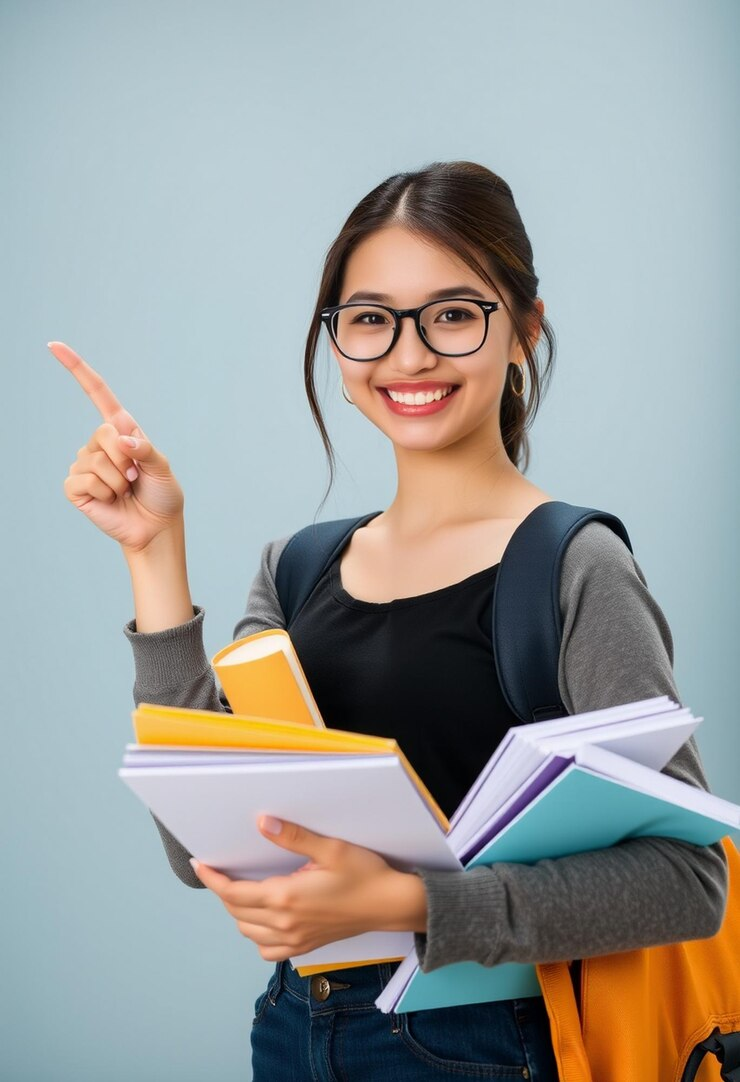
#> input picture Dataset/AI Image/AI_image_001.jpg, 740 x 1082 px; its folder holds only this picture in this run
$ jupyter execute --allow-errors Real_vs_Image_Classification_fix.ipynb
#> lines starting #> are read from the running program, lines starting #| are printed output that depends on the picture
Import Library

[cell 1]
# Import library
from google.colab import drive
from pathlib import Path
import os
import cv2
import matplotlib.pyplot as plt
from glob import glob
import numpy as np
from skimage.feature import hog
from skimage.feature import local_binary_pattern
from sklearn.preprocessing import LabelEncoder
from sklearn.model_selection import train_test_split
from sklearn.svm import SVC
from sklearn.preprocessing import StandardScaler
from sklearn.pipeline import Pipeline
from sklearn.metrics import classification_report, confusion_matrix, accuracy_score
import seaborn as sns
import pickle

Load Dataset

[cell 2]
# 1. Fungsi untuk Mount Google Drive dan Mengatur Path Dataset
def mount_drive_and_load_paths():
    drive.mount('/content/drive')

    # Tentukan base path folder dataset
    base_path = Path('/content/drive/MyDrive/Klasifikasi Gambar Nyata atau AI')

    # Kembalikan path ke folder AI dan Real
    return base_path / 'AI Image', base_path / 'Real Image'

# 2. Fungsi untuk Mengambil Semua Path Gambar
def load_image_paths(ai_path, real_path):
    # Ambil semua path gambar AI dan urutkan
    ai_images = sorted(glob(str(ai_path / '*')))

    # Ambil semua path gambar Real dan urutkan
    real_images = sorted(glob(str(real_path / '*')))

    return ai_images, real_images

# 3. Fungsi untuk Menampilkan Informasi Jumlah Dataset
def show_dataset_info(ai_images, real_images):
    print(f"Jumlah Gambar AI   : {len(ai_images)}")
    print(f"Jumlah Gambar Real : {len(real_images)}")
    print(f"Total Gambar       : {len(ai_images) + len(real_images)}")

# 4. Fungsi untuk Menampilkan Contoh Gambar dari Setiap Kelas
def plot_example_images(image_paths, title):
#> called with title = 'AI'
    plt.figure(figsize=(15, 3))

    # Tampilkan 5 contoh gambar pertama dari daftar image_paths
    for i, path in enumerate(image_paths[:5]):
        img = cv2.imread(path)
#> img is the input picture: shape (1082, 740, 3); mean B, G, R 156.3, 158.3, 155.3

        # Lewati jika gambar tidak bisa dibaca
        if img is None:
            continue

        # Konversi BGR ke RGB agar warna tidak terbalik
        img = cv2.cvtColor(img, cv2.COLOR_BGR2RGB)

        # Plot gambar
        plt.subplot(1, 5, i + 1)
        plt.imshow(img)
        plt.title(f'{title} {i + 1}')
        plt.axis('off')

    # Judul utama untuk semua subplot
    plt.suptitle(f'Contoh Gambar - {title}')
    plt.tight_layout()
    plt.show()

# 5. Pemanggilan Semua Fungsi Utama

# Mount Google Drive dan ambil path ke folder AI & Real
ai_path, real_path = mount_drive_and_load_paths()

# Ambil semua path gambar dari kedua kelas
ai_images, real_images = load_image_paths(ai_path, real_path)

# Tampilkan informasi jumlah dataset
show_dataset_info(ai_images, real_images)

# Tampilkan contoh gambar untuk kelas AI
plot_example_images(ai_images, "AI")

# Tampilkan contoh gambar untuk kelas Real
plot_example_images(real_images, "Real")

#Augmentasi

[cell 3]
# 1. Folder Tujuan Hasil Augmentasi
augmented_base_path = Path('/content/drive/MyDrive/Klasifikasi Gambar Nyata atau AI/Dataset_Augmented')
(augmented_base_path / 'AI').mkdir(parents=True, exist_ok=True)
(augmented_base_path / 'Real').mkdir(parents=True, exist_ok=True)

def apply_augmentation(image_path, save_folder):
#> called with image_path = 'Dataset/AI Image/AI_image_001.jpg'
    img = cv2.imread(image_path)
    if img is None:
        return

    filename = Path(image_path).stem

    # 1. Gambar Asli (Original)
    cv2.imwrite(str(save_folder / f"{filename}_orig.jpg"), img)

    # 2. Flip Horizontal
    flip_img = cv2.flip(img, 1)
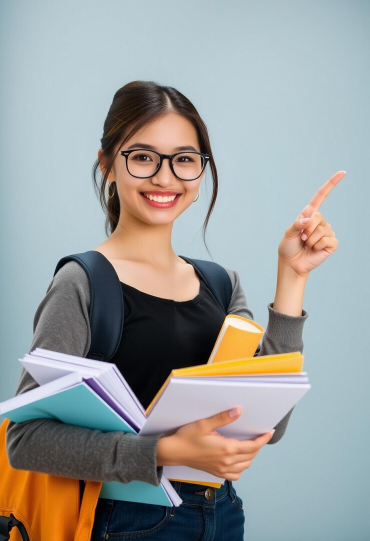
#> flip_img: shape (1082, 740, 3) (shown at 1/2 size); mean B, G, R 156.3, 158.3, 155.3
    cv2.imwrite(str(save_folder / f"{filename}_flip.jpg"), flip_img)

    # 3. Rotasi 10 Derajat
    (h, w) = img.shape[:2]
    center = (w // 2, h // 2)
    M = cv2.getRotationMatrix2D(center, 10, 1.0)
    rot_img = cv2.warpAffine(img, M, (w, h), borderMode=cv2.BORDER_REFLECT)
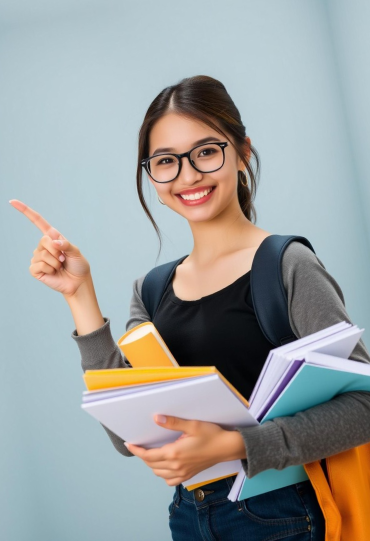
#> rot_img: shape (1082, 740, 3) (shown at 1/2 size); mean B, G, R 158.1, 159.3, 155.3
    cv2.imwrite(str(save_folder / f"{filename}_rot.jpg"), rot_img)

    # 4. Zoom
    zoom_factor = 0.85
    h_start, w_start = int(h * (1-zoom_factor)/2), int(w * (1-zoom_factor)/2)
    h_end, w_end = h - h_start, w - w_start
    zoom_img = img[h_start:h_end, w_start:w_end]
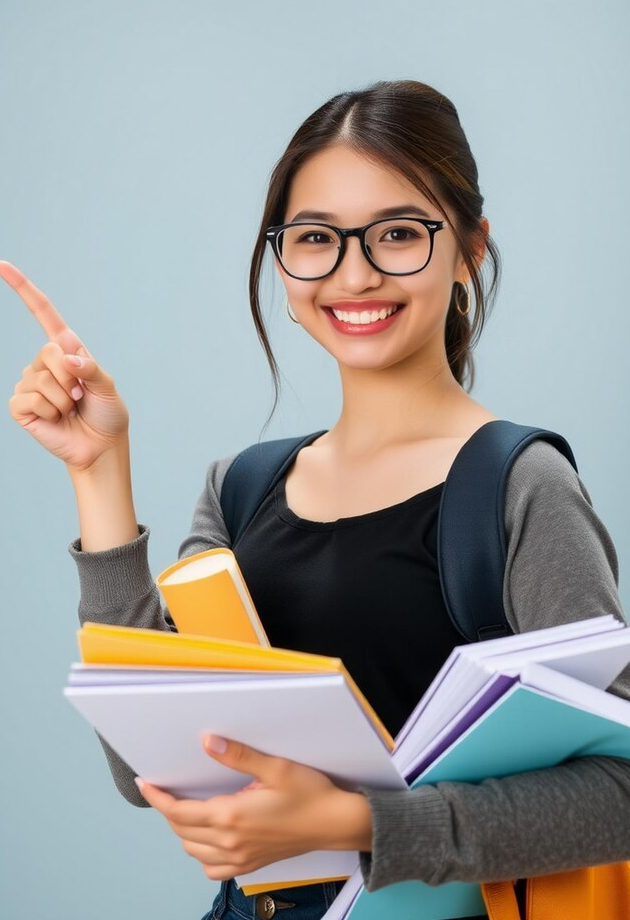
#> zoom_img: shape (920, 630, 3); mean B, G, R 154, 156.7, 157
    zoom_img = cv2.resize(zoom_img, (w, h))
#> zoom_img: shape (1082, 740, 3)
    cv2.imwrite(str(save_folder / f"{filename}_zoom.jpg"), zoom_img)

# 2. Proses Semua Gambar AI
print("Sedang memproses augmentasi gambar AI...")
for path in ai_images:
    apply_augmentation(path, augmented_base_path / 'AI')

# 3. Proses Semua Gambar Real
print("Sedang memproses augmentasi gambar Real...")
for path in real_images:
    apply_augmentation(path, augmented_base_path / 'Real')

print("Gambar berjumlah 3.200 di folder Dataset_Augmented.")

[cell 4]
augmented_ai_path = Path('/content/drive/MyDrive/Klasifikasi Gambar Nyata atau AI/Dataset_Augmented/AI')
augmented_real_path = Path('/content/drive/MyDrive/Klasifikasi Gambar Nyata atau AI/Dataset_Augmented/Real')

ai_images = sorted(glob(str(augmented_ai_path / '*.jpg')))
real_images = sorted(glob(str(augmented_real_path / '*.jpg')))

print(f"Jumlah Gambar AI   : {len(ai_images)}")
print(f"Jumlah Gambar Real : {len(real_images)}")
print(f"Total Gambar       : {len(ai_images) + len(real_images)}")

Pra-pemrosesan Gambar

[cell 5]
# 1. folder Dataset Augmented
augmented_ai_path = Path('/content/drive/MyDrive/Klasifikasi Gambar Nyata atau AI/Dataset_Augmented/AI')
augmented_real_path = Path('/content/drive/MyDrive/Klasifikasi Gambar Nyata atau AI/Dataset_Augmented/Real')

# Ambil semua path gambar dari folder AI & Real
ai_images = sorted(glob(str(augmented_ai_path / '*.jpg')))
real_images = sorted(glob(str(augmented_real_path / '*.jpg')))

# 2. Fungsi Preprocessing
def preprocess_images(image_paths, label):
    """
    Memproses semua gambar:
    - Resize ke 128x128
    - Konversi ke grayscale
    - Normalisasi grayscale (0-1)
    - Menyimpan RGB resize untuk histogram
    """
    images_gray = []       # Grayscale dan normalisasi untuk LBP/HOG
    images_rgb = []        # RGB resize untuk histogram
    labels = []            # Label tiap gambar
    originals = []         # Original (full size RGB)

    for path in image_paths:
        img = cv2.imread(path)
        if img is None:
            continue

        # Simpan original RGB
        original_rgb = cv2.cvtColor(img, cv2.COLOR_BGR2RGB)
        originals.append(original_rgb)

        # Resize RGB ke 128x128
        resized_rgb = cv2.resize(original_rgb, (128, 128))
        images_rgb.append(resized_rgb)

        # Grayscale
        gray = cv2.cvtColor(resized_rgb, cv2.COLOR_RGB2GRAY)

        # Normalisasi 0-1
        norm_gray = gray / 255.0
        images_gray.append(norm_gray)

        # Label
        labels.append(label)

    return images_gray, images_rgb, labels, originals

# 3. Proses Semua Gambar
ai_gray, ai_rgb, ai_labels, ai_originals = preprocess_images(ai_images, label=1)
real_gray, real_rgb, real_labels, real_originals = preprocess_images(real_images, label=0)

# Gabungkan kelas AI & Real
X_gray = ai_gray + real_gray
X_rgb = ai_rgb + real_rgb
y = ai_labels + real_labels

# 4. Fungsi Visualisasi Preprocessing
# [18 lines left out: function show_full_preprocessing, not called in this run]

# 5. Contoh Visualisasi Sampel
#> (the rest of this cell did not finish here and is left out)

Ekstraksi Fitur

HOG

[cell 6]
# HOG: Ekstraksi, Visualisasi, dan Tampilkan Vektor

# 1. Fungsi Ekstraksi HOG

def extract_hog(images):
    """
    Ekstraksi fitur HOG dari list citra grayscale normalisasi
    """
    features = []

    for img in images:
        feat, _ = hog(img,
                      orientations=9,
                      pixels_per_cell=(8, 8),
                      cells_per_block=(2, 2),
                      block_norm='L2-Hys',
                      visualize=True)
        features.append(feat)

    return np.array(features)

# 2. Fungsi Visualisasi HOG
# [21 lines left out: function show_hog_example, not called in this run]


# 3. Ekstraksi HOG untuk semua gambar
X_hog = extract_hog(X_gray)
y_hog = np.array(y)
print("Ekstraksi HOG selesai!")
print("Bentuk array fitur HOG:", X_hog.shape)
print("Jumlah label:", len(y_hog))

# 4. Visualisasi HOG sampel dari setiap kelas
class_names = ["Real", "AI"]
class_mapping = {"Real": 0, "AI": 1}

for class_name in class_names:
    label_val = class_mapping[class_name]
    idx_list = np.where(y_hog == label_val)[0]

    if len(idx_list) == 0:
        print(f"Tidak ada gambar untuk kelas {class_name}")
        continue

    # Ambil satu gambar pertama dari kelas ini
    show_hog_example(X_gray[idx_list[0]], class_name)

# 5. Tampilkan vektor HOG contoh untuk tiap kelas
for class_name in class_names:
    label_val = class_mapping[class_name]
    idx_list = np.where(y_hog == label_val)[0]

    if len(idx_list) == 0:
        continue
    print("\n" + "="*50)
    print("VEKTOR FITUR HOG UNTUK SETIAP KELAS")
    print("="*50)
    vector_to_show = X_hog[idx_list[0]]
    print(f"\n--- Kelas: {class_name.upper()} ---")
    print(f"Panjang Vektor: {len(vector_to_show)}")
    print("Contoh 20 angka pertama dari vektor:")
    print(vector_to_show[:20])

Histogram RGB

[cell 7]
# Fungsi Ekstraksi Fitur Histogram Warna RGB
# [39 lines left out: functions extract_rgb_histogram, show_rgb_histogram_example, not called in this run]


# Mencari tahu di mana data Real dimulai
start_index_real = len(ai_rgb)

# Visualisasi contoh histogram yang benar
#> (the rest of this cell did not finish here and is left out)

 LBP

[cell 8]
# LBP: Ekstraksi, Visualisasi, dan Tampilkan Vektor

# 1. Fungsi Ekstraksi LBP
def extract_lbp(images):
    """
    Ekstraksi fitur LBP dari list citra RGB
    """
    radius = 3
    n_points = 8 * radius
    method = 'uniform'
    features = []

    for img in images:
        # Konversi ke grayscale untuk LBP
        gray = cv2.cvtColor(img, cv2.COLOR_RGB2GRAY)

        # Ekstraksi pola LBP
        lbp = local_binary_pattern(gray, n_points, radius, method)

        # Hitung histogram pola (Vektor Fitur)
        hist, _ = np.histogram(lbp.ravel(), bins=np.arange(0, n_points + 3), range=(0, n_points + 2))
        hist = hist.astype("float") / (hist.sum() + 1e-6)  # Normalisasi

        features.append(hist)

    return np.array(features)

# 2. Fungsi Visualisasi LBP
# [21 lines left out: function show_lbp_example, not called in this run]


# 3. Ekstraksi LBP untuk semua gambar

# Menggunakan ai_rgb dan real_rgb dari hasil preprocessing
X_lbp_ai = extract_lbp(ai_rgb)
X_lbp_real = extract_lbp(real_rgb)

# Gabungkan fitur dan label
X_lbp = np.vstack((X_lbp_ai, X_lbp_real))
y_lbp = np.array([1] * len(X_lbp_ai) + [0] * len(X_lbp_real))

print("Ekstraksi LBP selesai")
print(f"Bentuk array fitur LBP: {X_lbp.shape}")
print(f"Jumlah label: {len(y_lbp)}")

# Sampel AI (index 0 karena ai_rgb diproses duluan)
#> (the rest of this cell did not finish here and is left out)

###Kombinasi Fitur

[cell 9]
print("Mempersiapkan semua kombinasi fitur...")

# Skenario 1-3: Fitur Tunggal
#> (the rest of this cell did not finish here and is left out)

###Training dan Evaluasi

[cell 10]
results = {}

# Looping melalui setiap skenario fitur
#> (the rest of this cell did not finish here and is left out)

[cell 11]
# RINGKASAN HASIL AKHIR

# ---  Mengurutkan hasil dari terkecil ke terbesar ---
sorted_results_asc = sorted(results.items(), key=lambda item: item[1])

print("\n" + "="*60)
print("       RINGKASAN PERBANDINGAN AKURASI AKHIR")
print("="*60)

for name, acc in sorted_results_asc:
    print(f"Fitur: {name:<20} | Akurasi: {acc * 100:.2f}%")

# --- Menyiapkan data untuk grafik yang terurut ---
sorted_names = [item[0] for item in sorted_results_asc]
sorted_accuracies = [item[1] for item in sorted_results_asc]

# Membuat plot batang untuk perbandingan visual
plt.figure(figsize=(12, 7))
barplot = plt.bar(sorted_names, sorted_accuracies, color=sns.color_palette("plasma", len(sorted_names)))

for bar in barplot:
    yval = bar.get_height()
    plt.text(bar.get_x() + bar.get_width()/2.0, yval, f'{yval * 100:.2f}%', va='bottom', ha='center')

plt.xlabel("Kombinasi Fitur")
plt.ylabel("Akurasi")
plt.title("Perbandingan Akurasi Model (Terurut dari Terendah ke Tertinggi)")
plt.xticks(rotation=45, ha='right')
plt.ylim(0, 1.1)
plt.tight_layout()
plt.show()

$ run again, on Dataset/AI Image/AI_image_012.jpg
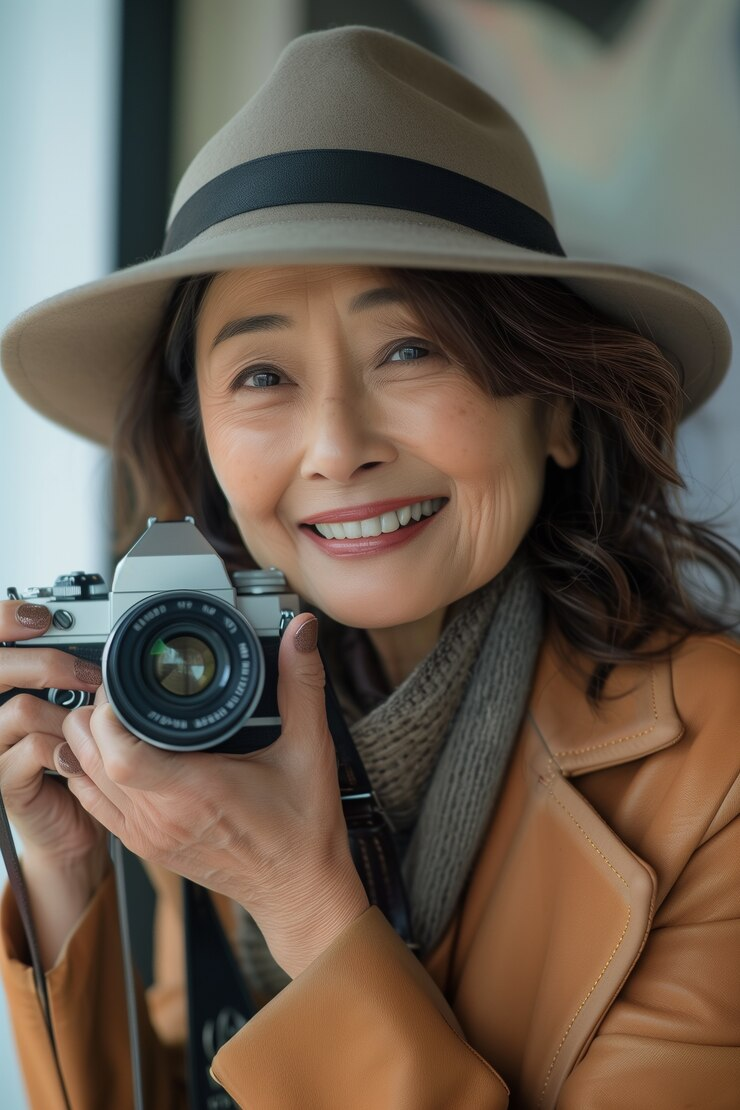
#> input picture Dataset/AI Image/AI_image_012.jpg, 740 x 1110 px
#> in plot_example_images, img is the input picture: shape (1110, 740, 3); mean B, G, R 79.5, 92.1, 105.2
#> in apply_augmentation, `rot_img = cv2.warpAffine(img, M, (w, h), borderMode=cv2.BORDER_REFLECT)`:
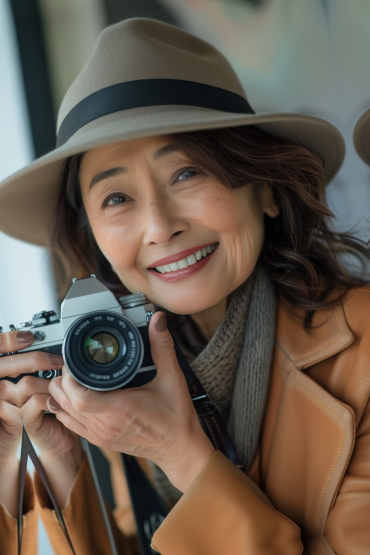
#> rot_img: shape (1110, 740, 3) (shown at 1/2 size); mean B, G, R 77.9, 90.4, 103.5
#> in apply_augmentation, `zoom_img = img[h_start:h_end, w_start:w_end]`:
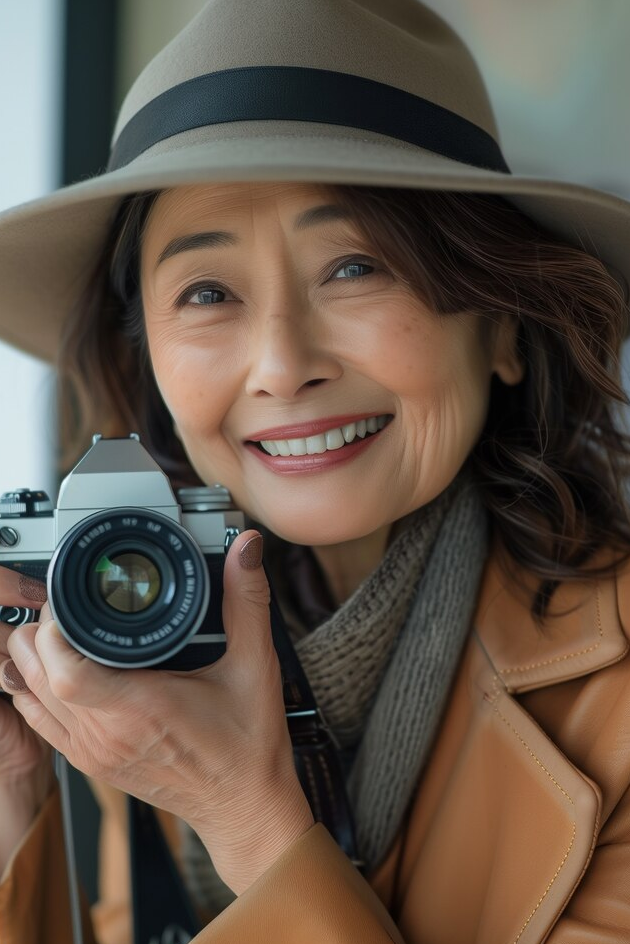
#> zoom_img: shape (944, 630, 3); mean B, G, R 72.4, 84.3, 98

$ run again, on Dataset/AI Image/AI_image_013.jpg
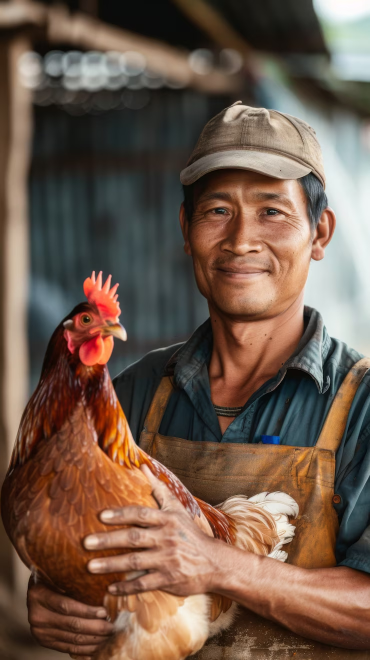
#> input picture Dataset/AI Image/AI_image_013.jpg, 740 x 1320 px (shown at 1/2 size)
#> in plot_example_images, img is the input picture: shape (1320, 740, 3); mean B, G, R 75, 89.7, 112.1
#> in apply_augmentation, `rot_img = cv2.warpAffine(img, M, (w, h), borderMode=cv2.BORDER_REFLECT)`:
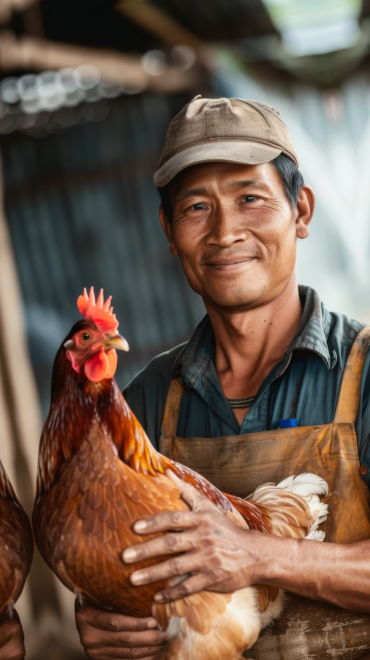
#> rot_img: shape (1320, 740, 3) (shown at 1/2 size); mean B, G, R 76.7, 91.3, 113.1
#> in apply_augmentation, `zoom_img = img[h_start:h_end, w_start:w_end]`:
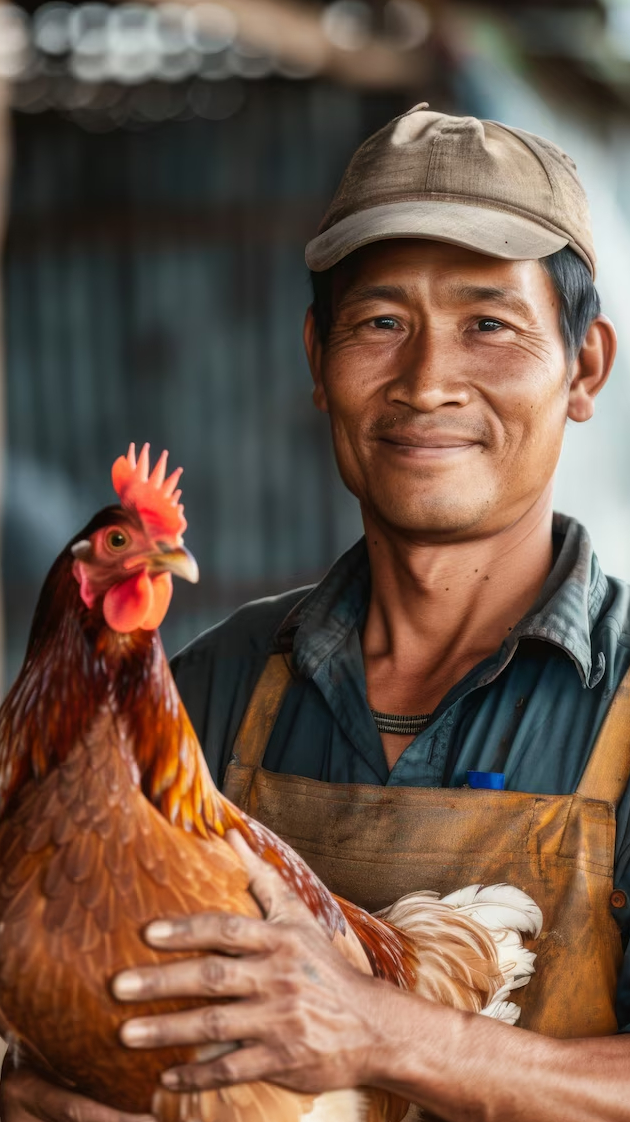
#> zoom_img: shape (1122, 630, 3); mean B, G, R 72.7, 87.7, 112.5
